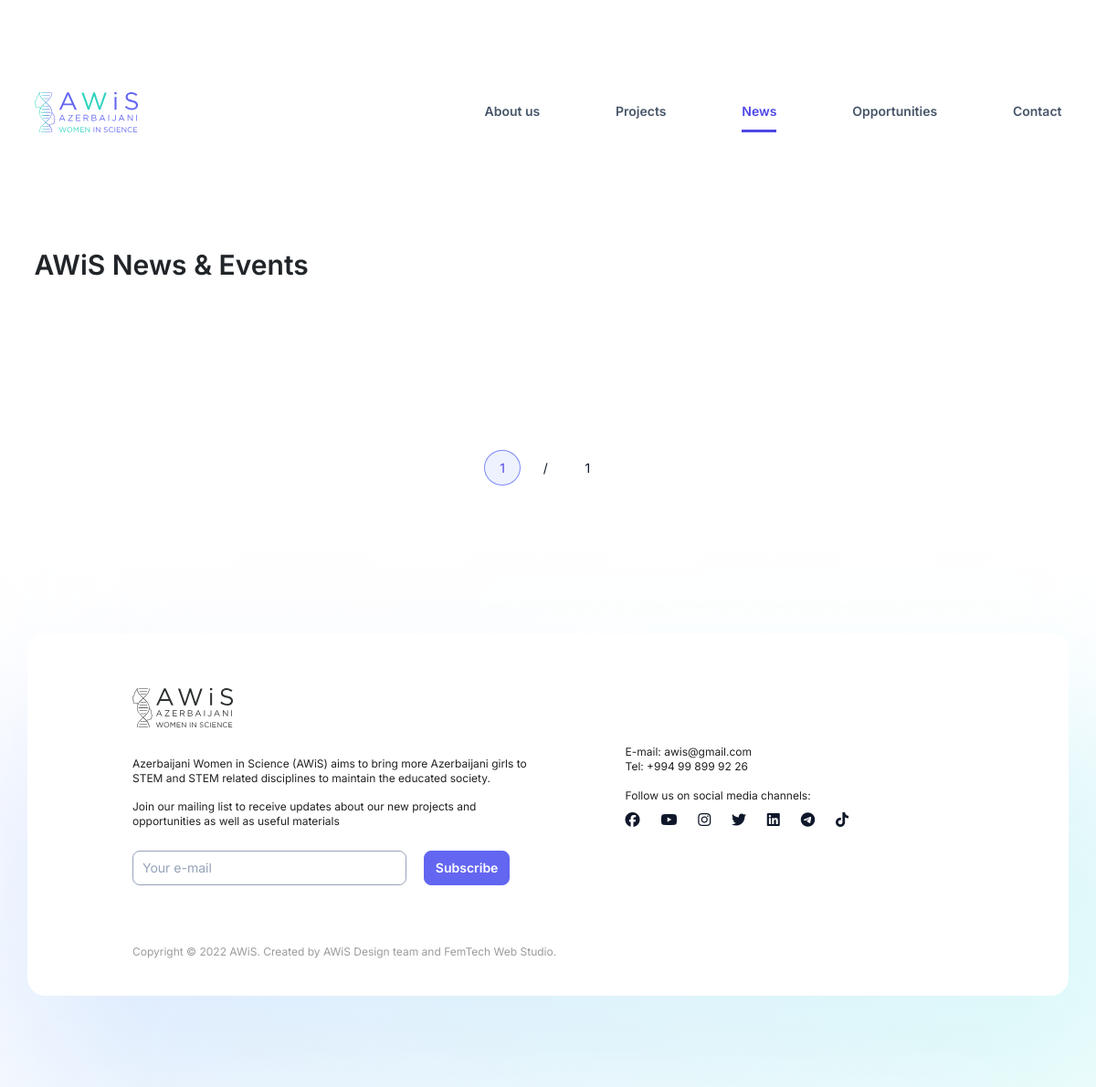
The page /news/ on the database as committed earlier.
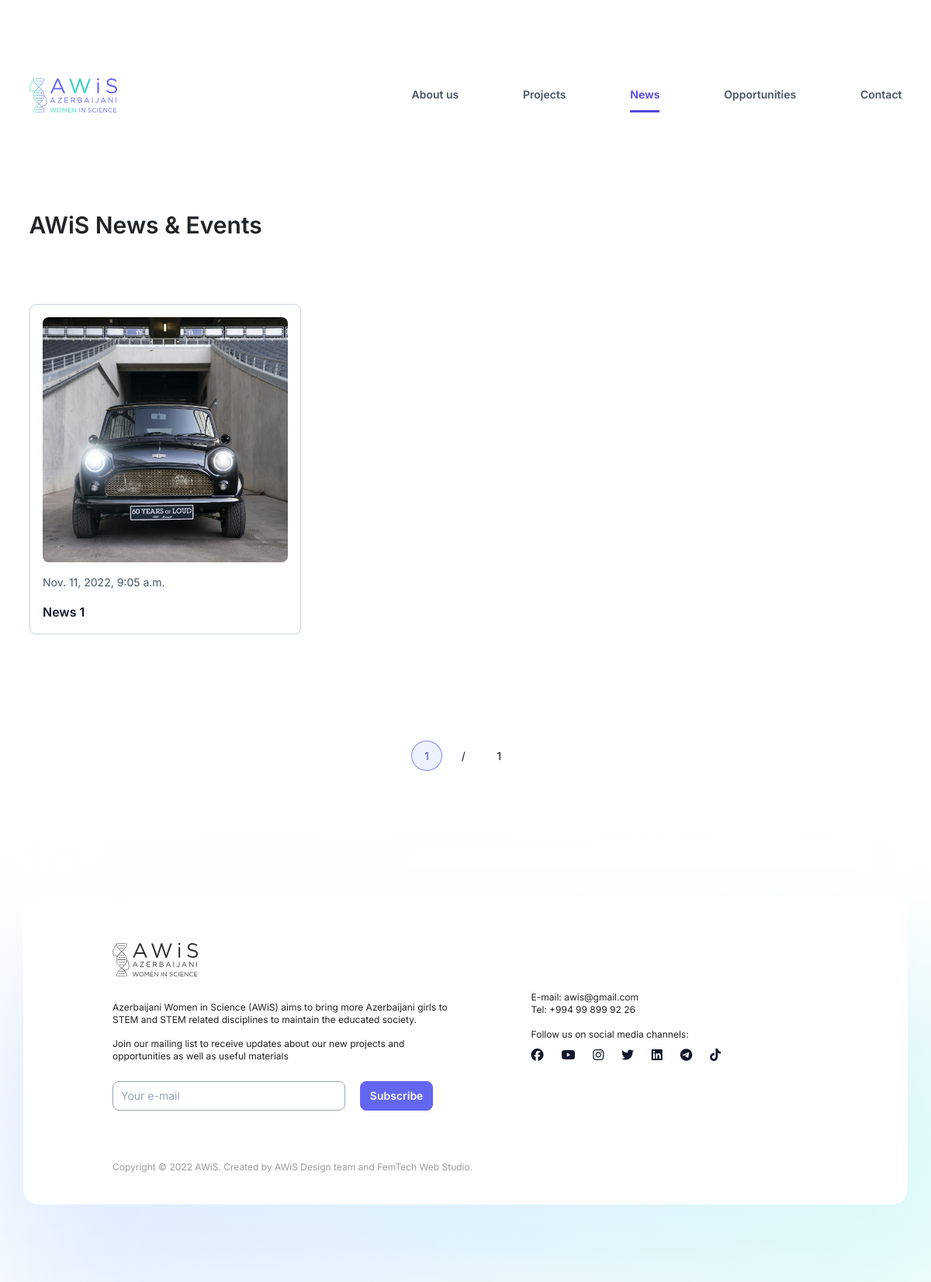
The same page on the database as committed later.
### news/models.py (models this page shows, shortened)
class News(models.Model):
    title = models.CharField('Title', max_length = 256)
    cover_image = models.ImageField("Cover Image", upload_to = 'media/news_cover_images')
    des_image = models.ImageField("Des Image", upload_to = 'media/news_des_images')
    description = tinymce_models.HTMLField('Description', max_length = 2000)
    slug = models.SlugField('Slug', max_length = 256, unique = True, editable = False)
    created_at = models.DateTimeField(auto_now_add=True)
    updated_at = models.DateTimeField(auto_now=True)
    def get_absolute_url(self):
        return reverse('news_details', kwargs = {'slug': self.slug})

### news/views.py (the view)
# urls.py: path('news/', news),
def news(request):
    news = News.objects.all().order_by('-id')
    page_num = request.GET.get('page', 1)
    paginator = Paginator(news, 6) # 6 employees per page
    try:
        page_obj = paginator.page(page_num)
    except PageNotAnInteger:
        page_obj = paginator.page(1)
    except EmptyPage:
        page_obj = paginator.page(paginator.num_pages)
    context = {
        'news': page_obj.object_list,
        'page_obj': page_obj,
        'navbar': 'news'
    }
    return render(request, 'news.html', context)

### news/templates/news.html (shortened to what this page needs)
{% extends "base.html" %}
{% load static %}
{% block content %}
    <main id="news">
        <section class="container">
            <h2>AWiS News & Events</h2>
            <div class="row">
                {% for i in news %}
                <div class="col-4">
                    <a href="{{ i.get_absolute_url }}">
                        <div class="news-box">
                            <div class="news-img" style="background-image: url( {{i.cover_image.url}} );"></div>
                            <p class="news-date"> {{ i.created_at }} </p>
                            <p class="news-title">{{i.title}}</p>
                        </div>
                    </a>
                </div>
                {% endfor %}
            </div>
        </section>
        <div class="pagination container">
            <ul>
                <li class="active"><a class="deactive">{{ page_obj.number }}</a></li>
                <li><a class="deactive">/</a></li>
                <li><a class="deactive">{{ page_obj.paginator.num_pages }}</a></li>
            </ul>
        </div>
    </main>
{% endblock %}

Rows that differ between the two databases and show on the page:
added News: cover_image (picture), created_at "Nov. 11, 2022, 9:05 a.m.", title "News 1"
